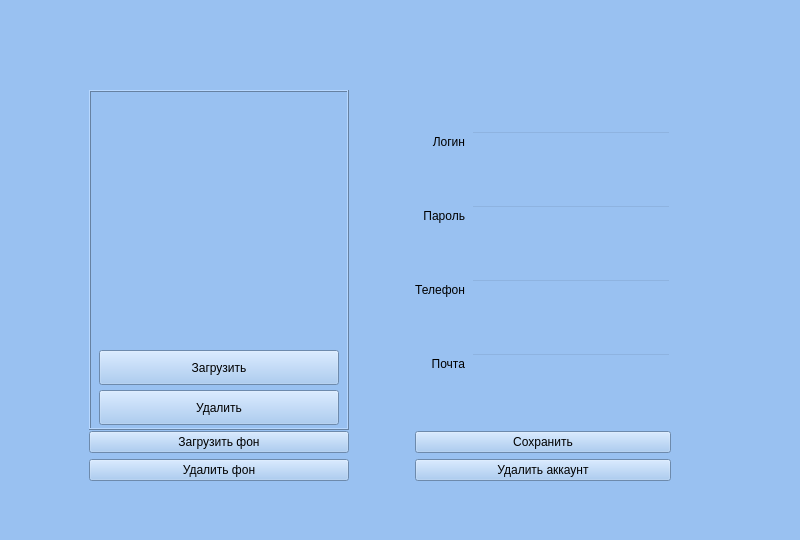
<?xml version="1.0" encoding="UTF-8"?>
<ui version="4.0">
 <class>infoLabel</class>
 <widget class="QWidget" name="infoLabel">
  <property name="geometry">
   <rect>
    <x>0</x>
    <y>0</y>
    <width>800</width>
    <height>540</height>
   </rect>
  </property>
  <property name="sizePolicy">
   <sizepolicy hsizetype="Preferred" vsizetype="Preferred">
    <horstretch>0</horstretch>
    <verstretch>0</verstretch>
   </sizepolicy>
  </property>
  <property name="minimumSize">
   <size>
    <width>800</width>
    <height>540</height>
   </size>
  </property>
  <property name="maximumSize">
   <size>
    <width>16777215</width>
    <height>16777215</height>
   </size>
  </property>
  <property name="windowTitle">
   <string>Form</string>
  </property>
  <property name="styleSheet">
   <string notr="true">background-color: rgb(153, 193, 241)</string>
  </property>
  <layout class="QGridLayout" name="gridLayout_2">
   <item row="0" column="2">
    <spacer name="verticalSpacer_2">
     <property name="orientation">
      <enum>Qt::Vertical</enum>
     </property>
     <property name="sizeType">
      <enum>QSizePolicy::MinimumExpanding</enum>
     </property>
     <property name="sizeHint" stdset="0">
      <size>
       <width>20</width>
       <height>20</height>
      </size>
     </property>
    </spacer>
   </item>
   <item row="2" column="3">
    <spacer name="horizontalSpacer">
     <property name="orientation">
      <enum>Qt::Horizontal</enum>
     </property>
     <property name="sizeType">
      <enum>QSizePolicy::MinimumExpanding</enum>
     </property>
     <property name="sizeHint" stdset="0">
      <size>
       <width>40</width>
       <height>20</height>
      </size>
     </property>
    </spacer>
   </item>
   <item row="1" column="2" rowspan="2">
    <layout class="QGridLayout" name="gridLayout">
     <item row="3" column="1">
      <spacer name="horizontalSpacer_3">
       <property name="orientation">
        <enum>Qt::Horizontal</enum>
       </property>
       <property name="sizeType">
        <enum>QSizePolicy::Fixed</enum>
       </property>
       <property name="sizeHint" stdset="0">
        <size>
         <width>60</width>
         <height>20</height>
        </size>
       </property>
      </spacer>
     </item>
     <item row="1" column="3">
      <spacer name="horizontalSpacer_8">
       <property name="orientation">
        <enum>Qt::Horizontal</enum>
       </property>
       <property name="sizeHint" stdset="0">
        <size>
         <width>40</width>
         <height>20</height>
        </size>
       </property>
      </spacer>
     </item>
     <item row="2" column="0">
      <widget class="QPushButton" name="backgroundButton">
       <property name="text">
        <string>Загрузить фон</string>
       </property>
      </widget>
     </item>
     <item row="2" column="2">
      <widget class="QPushButton" name="saveSettingsButton">
       <property name="sizePolicy">
        <sizepolicy hsizetype="Minimum" vsizetype="Fixed">
         <horstretch>0</horstretch>
         <verstretch>0</verstretch>
        </sizepolicy>
       </property>
       <property name="minimumSize">
        <size>
         <width>240</width>
         <height>0</height>
        </size>
       </property>
       <property name="maximumSize">
        <size>
         <width>16777215</width>
         <height>16777215</height>
        </size>
       </property>
       <property name="text">
        <string>Сохранить</string>
       </property>
      </widget>
     </item>
     <item row="2" column="3">
      <spacer name="horizontalSpacer_4">
       <property name="orientation">
        <enum>Qt::Horizontal</enum>
       </property>
       <property name="sizeHint" stdset="0">
        <size>
         <width>40</width>
         <height>20</height>
        </size>
       </property>
      </spacer>
     </item>
     <item row="3" column="3">
      <spacer name="horizontalSpacer_5">
       <property name="orientation">
        <enum>Qt::Horizontal</enum>
       </property>
       <property name="sizeHint" stdset="0">
        <size>
         <width>40</width>
         <height>20</height>
        </size>
       </property>
      </spacer>
     </item>
     <item row="1" column="1">
      <spacer name="horizontalSpacer_7">
       <property name="orientation">
        <enum>Qt::Horizontal</enum>
       </property>
       <property name="sizeType">
        <enum>QSizePolicy::Fixed</enum>
       </property>
       <property name="sizeHint" stdset="0">
        <size>
         <width>60</width>
         <height>20</height>
        </size>
       </property>
      </spacer>
     </item>
     <item row="2" column="1">
      <spacer name="horizontalSpacer_2">
       <property name="orientation">
        <enum>Qt::Horizontal</enum>
       </property>
       <property name="sizeType">
        <enum>QSizePolicy::Fixed</enum>
       </property>
       <property name="sizeHint" stdset="0">
        <size>
         <width>60</width>
         <height>20</height>
        </size>
       </property>
      </spacer>
     </item>
     <item row="1" column="2">
      <layout class="QGridLayout" name="gridLayout_9">
       <item row="4" column="0">
        <widget class="QLabel" name="emailLabel">
         <property name="styleSheet">
          <string notr="true">background: rgba(255, 0, 0, 0);</string>
         </property>
         <property name="text">
          <string>Почта</string>
         </property>
         <property name="alignment">
          <set>Qt::AlignRight|Qt::AlignTrailing|Qt::AlignVCenter</set>
         </property>
        </widget>
       </item>
       <item row="2" column="1">
        <widget class="QLineEdit" name="passwLineEdit">
         <property name="enabled">
          <bool>true</bool>
         </property>
         <property name="sizePolicy">
          <sizepolicy hsizetype="Fixed" vsizetype="Fixed">
           <horstretch>0</horstretch>
           <verstretch>0</verstretch>
          </sizepolicy>
         </property>
         <property name="minimumSize">
          <size>
           <width>200</width>
           <height>0</height>
          </size>
         </property>
         <property name="maximumSize">
          <size>
           <width>200</width>
           <height>16777215</height>
          </size>
         </property>
         <property name="styleSheet">
          <string notr="true">background: rgba(255, 0, 0, 0);</string>
         </property>
        </widget>
       </item>
       <item row="1" column="1">
        <widget class="QLineEdit" name="loginLineEdit">
         <property name="enabled">
          <bool>false</bool>
         </property>
         <property name="sizePolicy">
          <sizepolicy hsizetype="Fixed" vsizetype="Fixed">
           <horstretch>0</horstretch>
           <verstretch>0</verstretch>
          </sizepolicy>
         </property>
         <property name="minimumSize">
          <size>
           <width>200</width>
           <height>0</height>
          </size>
         </property>
         <property name="maximumSize">
          <size>
           <width>200</width>
           <height>16777215</height>
          </size>
         </property>
         <property name="styleSheet">
          <string notr="true">background: rgba(255, 0, 0, 0);</string>
         </property>
        </widget>
       </item>
       <item row="3" column="0">
        <widget class="QLabel" name="mobnumLabel">
         <property name="styleSheet">
          <string notr="true">background: rgba(255, 0, 0, 0);</string>
         </property>
         <property name="text">
          <string>Телефон</string>
         </property>
         <property name="alignment">
          <set>Qt::AlignRight|Qt::AlignTrailing|Qt::AlignVCenter</set>
         </property>
        </widget>
       </item>
       <item row="3" column="1">
        <widget class="QLineEdit" name="mobnumLineEdit">
         <property name="sizePolicy">
          <sizepolicy hsizetype="Fixed" vsizetype="Fixed">
           <horstretch>0</horstretch>
           <verstretch>0</verstretch>
          </sizepolicy>
         </property>
         <property name="minimumSize">
          <size>
           <width>200</width>
           <height>0</height>
          </size>
         </property>
         <property name="maximumSize">
          <size>
           <width>200</width>
           <height>16777215</height>
          </size>
         </property>
         <property name="styleSheet">
          <string notr="true">background: rgba(255, 0, 0, 0);</string>
         </property>
        </widget>
       </item>
       <item row="2" column="0">
        <widget class="QLabel" name="passwordLabel">
         <property name="styleSheet">
          <string notr="true">background: rgba(255, 0, 0, 0);</string>
         </property>
         <property name="text">
          <string>Пароль</string>
         </property>
         <property name="alignment">
          <set>Qt::AlignRight|Qt::AlignTrailing|Qt::AlignVCenter</set>
         </property>
        </widget>
       </item>
       <item row="1" column="0">
        <widget class="QLabel" name="loginLabel">
         <property name="styleSheet">
          <string notr="true">background: rgba(255, 0, 0, 0);</string>
         </property>
         <property name="lineWidth">
          <number>1</number>
         </property>
         <property name="text">
          <string>Логин</string>
         </property>
         <property name="alignment">
          <set>Qt::AlignRight|Qt::AlignTrailing|Qt::AlignVCenter</set>
         </property>
        </widget>
       </item>
       <item row="4" column="1">
        <widget class="QLineEdit" name="emailLineEdit">
         <property name="sizePolicy">
          <sizepolicy hsizetype="Fixed" vsizetype="Fixed">
           <horstretch>0</horstretch>
           <verstretch>0</verstretch>
          </sizepolicy>
         </property>
         <property name="minimumSize">
          <size>
           <width>200</width>
           <height>0</height>
          </size>
         </property>
         <property name="maximumSize">
          <size>
           <width>200</width>
           <height>16777215</height>
          </size>
         </property>
         <property name="styleSheet">
          <string notr="true">background: rgba(255, 0, 0, 0);</string>
         </property>
        </widget>
       </item>
      </layout>
     </item>
     <item row="1" column="0">
      <layout class="QGridLayout" name="gridLayout_7">
       <item row="0" column="1">
        <widget class="QFrame" name="frame">
         <property name="minimumSize">
          <size>
           <width>260</width>
           <height>340</height>
          </size>
         </property>
         <property name="maximumSize">
          <size>
           <width>250</width>
           <height>330</height>
          </size>
         </property>
         <property name="styleSheet">
          <string notr="true"/>
         </property>
         <property name="frameShape">
          <enum>QFrame::Box</enum>
         </property>
         <property name="frameShadow">
          <enum>QFrame::Raised</enum>
         </property>
         <property name="lineWidth">
          <number>1</number>
         </property>
         <widget class="QLabel" name="photoLabel">
          <property name="geometry">
           <rect>
            <x>10</x>
            <y>10</y>
            <width>240</width>
            <height>240</height>
           </rect>
          </property>
          <property name="minimumSize">
           <size>
            <width>240</width>
            <height>240</height>
           </size>
          </property>
          <property name="maximumSize">
           <size>
            <width>240</width>
            <height>240</height>
           </size>
          </property>
          <property name="text">
           <string/>
          </property>
         </widget>
         <widget class="QPushButton" name="uploadPhotoButton">
          <property name="geometry">
           <rect>
            <x>10</x>
            <y>260</y>
            <width>240</width>
            <height>35</height>
           </rect>
          </property>
          <property name="minimumSize">
           <size>
            <width>240</width>
            <height>35</height>
           </size>
          </property>
          <property name="maximumSize">
           <size>
            <width>240</width>
            <height>35</height>
           </size>
          </property>
          <property name="text">
           <string>Загрузить</string>
          </property>
         </widget>
         <widget class="QPushButton" name="deletePhotoButton">
          <property name="geometry">
           <rect>
            <x>10</x>
            <y>300</y>
            <width>240</width>
            <height>35</height>
           </rect>
          </property>
          <property name="minimumSize">
           <size>
            <width>240</width>
            <height>35</height>
           </size>
          </property>
          <property name="maximumSize">
           <size>
            <width>240</width>
            <height>35</height>
           </size>
          </property>
          <property name="text">
           <string>Удалить</string>
          </property>
         </widget>
        </widget>
       </item>
      </layout>
     </item>
     <item row="3" column="2">
      <widget class="QPushButton" name="deleteAccountButton">
       <property name="minimumSize">
        <size>
         <width>240</width>
         <height>0</height>
        </size>
       </property>
       <property name="maximumSize">
        <size>
         <width>16777215</width>
         <height>16777215</height>
        </size>
       </property>
       <property name="text">
        <string>Удалить аккаунт</string>
       </property>
      </widget>
     </item>
     <item row="3" column="0">
      <widget class="QPushButton" name="backgroundDeleteButton">
       <property name="text">
        <string>Удалить фон</string>
       </property>
      </widget>
     </item>
     <item row="0" column="1">
      <spacer name="verticalSpacer_3">
       <property name="orientation">
        <enum>Qt::Vertical</enum>
       </property>
       <property name="sizeType">
        <enum>QSizePolicy::Fixed</enum>
       </property>
       <property name="sizeHint" stdset="0">
        <size>
         <width>20</width>
         <height>20</height>
        </size>
       </property>
      </spacer>
     </item>
     <item row="0" column="2">
      <widget class="QLabel" name="errorLabel">
       <property name="styleSheet">
        <string notr="true">background: rgba(255, 0, 0, 0);</string>
       </property>
       <property name="text">
        <string/>
       </property>
       <property name="alignment">
        <set>Qt::AlignCenter</set>
       </property>
      </widget>
     </item>
    </layout>
   </item>
   <item row="2" column="0">
    <spacer name="horizontalSpacer_9">
     <property name="orientation">
      <enum>Qt::Horizontal</enum>
     </property>
     <property name="sizeType">
      <enum>QSizePolicy::MinimumExpanding</enum>
     </property>
     <property name="sizeHint" stdset="0">
      <size>
       <width>40</width>
       <height>20</height>
      </size>
     </property>
    </spacer>
   </item>
   <item row="3" column="2">
    <spacer name="verticalSpacer">
     <property name="orientation">
      <enum>Qt::Vertical</enum>
     </property>
     <property name="sizeHint" stdset="0">
      <size>
       <width>20</width>
       <height>20</height>
      </size>
     </property>
    </spacer>
   </item>
  </layout>
 </widget>
 <resources/>
 <connections/>
</ui>
